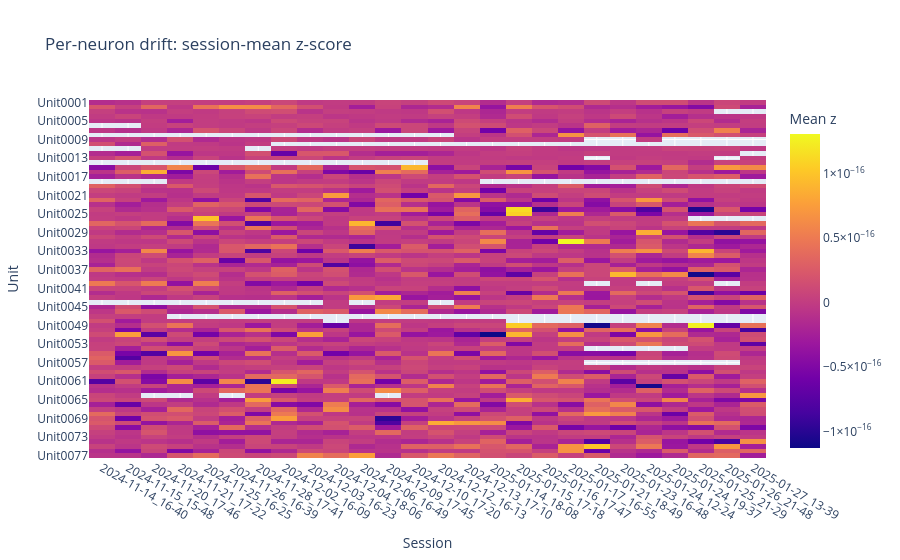

The code cell stored with this chart in its notebook:
### Code cell
fr_units = fr_z_scored.loc[:, fr.columns.str.startswith("Unit")]

Z_unit_session = fr_units.groupby("session_id").mean().T  # Units x Sessions

fig = px.imshow(
    Z_unit_session,
    aspect="auto",
    labels=dict(x="Session", y="Unit", color="Mean z"),
    title="Per-neuron drift: session-mean z-score"
)
fig.show()

### Figure 1 — Plotly figure (JSON) as saved in the notebook; plotly's stock layout.template omitted (floating-point values rounded to 4 significant figures; data arrays with more than 128 entries replaced by an {"elided": "..."} marker saying what was removed)
{"data": [{"coloraxis": "coloraxis", "hovertemplate": "Session: %{x}<br>Unit: %{y}<br>Mean z: %{z}<extra></extra>", "name": "0", "type": "heatmap", "x": ["2024-11-14_16-40", "2024-11-15_15-48", "2024-11-20_17-46", "2024-11-21_17-22", "2024-11-25_16-25", "2024-11-26_16-39", "2024-11-28_17-41", "2024-12-02_16-09", "2024-12-03_16-23", "2024-12-04_18-06", "2024-12-06_16-49", "2024-12-09_17-45", "2024-12-10_17-20", "2024-12-12_16-13", "2024-12-13_17-10", "2025-01-14_18-08", "2025-01-15_17-18", "2025-01-16_17-47", "2025-01-17_16-55", "2025-01-21_18-49", "2025-01-23_16-48", "2025-01-24_12-24", "2025-01-24_19-37", "2025-01-25_21-29", "2025-01-26_21-48", "2025-01-27_13-39"], "xaxis": "x", "y": ["Unit0001", "Unit0002", "Unit0003", "Unit0004", "Unit0005", "Unit0006", "Unit0007", "Unit0008", "Unit0009", "Unit0010", "Unit0011", "Unit0012", "Unit0013", "Unit0014", "Unit0015", "Unit0016", "Unit0017", "Unit0018", "Unit0019", "Unit0020", "Unit0021", "Unit0022", "Unit0023", "Unit0024", "Unit0025", "Unit0026", "Unit0027", "Unit0028", "Unit0029", "Unit0030", "Unit0031", "Unit0032", "Unit0033", "Unit0034", "Unit0035", "Unit0036", "Unit0037", "Unit0038", "Unit0039", "Unit0040", "Unit0041", "Unit0042", "Unit0043", "Unit0044", "Unit0045", "Unit0046", "Unit0047", "Unit0048", "Unit0049", "Unit0050", "Unit0051", "Unit0052", "Unit0053", "Unit0054", "Unit0055", "Unit0056", "Unit0057", "Unit0058", "Unit0059", "Unit0060", "Unit0061", "Unit0062", "Unit0063", "Unit0064", "Unit0065", "Unit0066", "Unit0067", "Unit0068", "Unit0069", "Unit0070", "Unit0071", "Unit0072", "Unit0073", "Unit0074", "Unit0075", "Unit0076", "Unit0077"], "yaxis": "y", "z": {"elided": "77x26 float values"}}], "layout": {"coloraxis": {"colorbar": {"title": {"text": "Mean z"}}, "colorscale": [[0, "#0d0887"], [0.1111, "#46039f"], [0.2222, "#7201a8"], [0.3333, "#9c179e"], [0.4444, "#bd3786"], [0.5556, "#d8576b"], [0.6667, "#ed7953"], [0.7778, "#fb9f3a"], [0.8889, "#fdca26"], [1, "#f0f921"]]}, "title": {"text": "Per-neuron drift: session-mean z-score"}, "xaxis": {"anchor": "y", "domain": [0, 1], "title": {"text": "Session"}}, "yaxis": {"anchor": "x", "autorange": "reversed", "domain": [0, 1], "title": {"text": "Unit"}}}}
